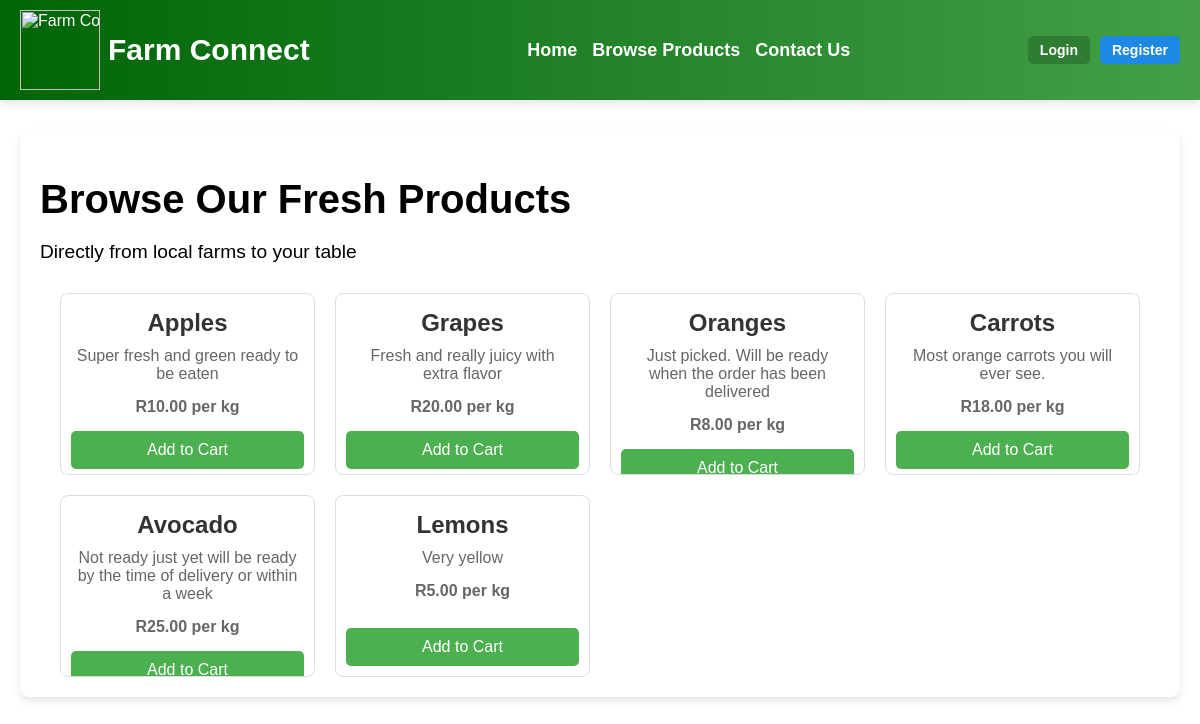
/products.php, run on the app's committed database.
### tables this page shows
CREATE TABLE `products` (
  `id` int(11) NOT NULL,
  `farmer_id` int(11) NOT NULL,
  `name` varchar(100) NOT NULL,
  `description` text DEFAULT NULL,
  `price` decimal(10,2) NOT NULL,
  `quantity` int(11) NOT NULL,
  `image` varchar(255) DEFAULT NULL,
  `created_at` timestamp NOT NULL DEFAULT current_timestamp()
);

### products.php (the view, shortened to what this page needs)
<?php
include 'navbar.php';
include 'db.php';
$sql = "SELECT id, name, description, price FROM products";
$result = $conn->query($sql);
?>
<!DOCTYPE html>
<html lang="en">
<head>
    <link rel="stylesheet" href="products.css">
</head>
<body>
    <div class="product-page-container">
        <h1 class="page-title">Browse Our Fresh Products</h1>
        <p class="page-subtitle">Directly from local farms to your table</p>
        <div class="product-grid">
            <?php
            if ($result->num_rows > 0) {
                while ($row = $result->fetch_assoc()) {
                    echo '
                    <div class="product-card">
                        <h3>' . $row["name"] . '</h3>
                        <p>' . $row["description"] . '</p>
                        <p class="price">R' . number_format($row["price"], 2) . ' per kg</p>
                        <button onclick="addToCart(' . $row["id"] . ')" class="btn-add-cart">Add to Cart</button>
                    </div>';
                }
            } else {
                echo "<p>No products available.</p>";
            }
            ?>
        </div>
    </div>
</body>
</html>

### products.css (style rules this page uses)
body { font-family: Arial, sans-serif; margin: 0; padding: 0; color: #333; position: relative; }
body::before { content: ""; position: absolute; top: 0; left: 0; right: 0; bottom: 0; background-image: url('img/background.jpg'); background-size: cover; background-position: center; background-repeat: no-repeat; opacity: 0.5; z-index: -1; }
.product-page-container { margin-top: 30px; margin-left: 20px; margin-right: 20px; background-color: rgba(255, 255, 255, 0.376); padding: 20px; border-radius: 10px; box-shadow: 0 4px 8px rgba(0, 0, 0, 0.1); }
.page-title { font-size: 2.5rem; color: #000000; margin-bottom: 10px; }
.page-subtitle { font-size: 1.2rem; color: #000000; margin-bottom: 30px; }
.product-grid { display: grid; grid-template-columns: repeat(auto-fill, minmax(250px, 1fr)); gap: 20px; padding: 0 20px; }
.product-card { padding: 0; background-color: #ffffff; border: 1px solid #ddd; border-radius: 8px; box-shadow: 0 4px 8px rgba(255, 255, 255, 0.1); overflow: hidden; text-align: center; transition: transform 0.2s ease, box-shadow 0.2s ease; height: 180px; display: flex; flex-direction: column; justify-content: space-between; }
.product-card h3 { font-size: 1.5rem; margin: 15px 0 10px; color: #333; }
.product-card p { font-size: 1rem; color: #666; margin: 0 15px 15px; }
.price { font-size: 1.2rem; color: #4CAF50; font-weight: bold; margin-bottom: 15px; }
.btn-add-cart { margin: 10px; background-color: #4CAF50; color: white; padding: 10px 20px; border: none; border-radius: 5px; cursor: pointer; font-size: 1rem; transition: background-color 0.3s ease; margin-top: auto; }

### data on the page
products: name "Apples", description "Super fresh and green ready to be eaten", price "10.00"
products: name "Grapes", description "Fresh and really juicy with extra flavor", price "20.00"
products: name "Oranges", description "Just picked. Will be ready when the order has been delivered", price "8.00"
products: name "Carrots", description "Most orange carrots you will ever see.", price "18.00"
products: name "Avocado", description "Not ready just yet will be ready by the time of delivery or within a week", price "25.00"
products: name "Lemons", description "Very yellow", price "5.00"
